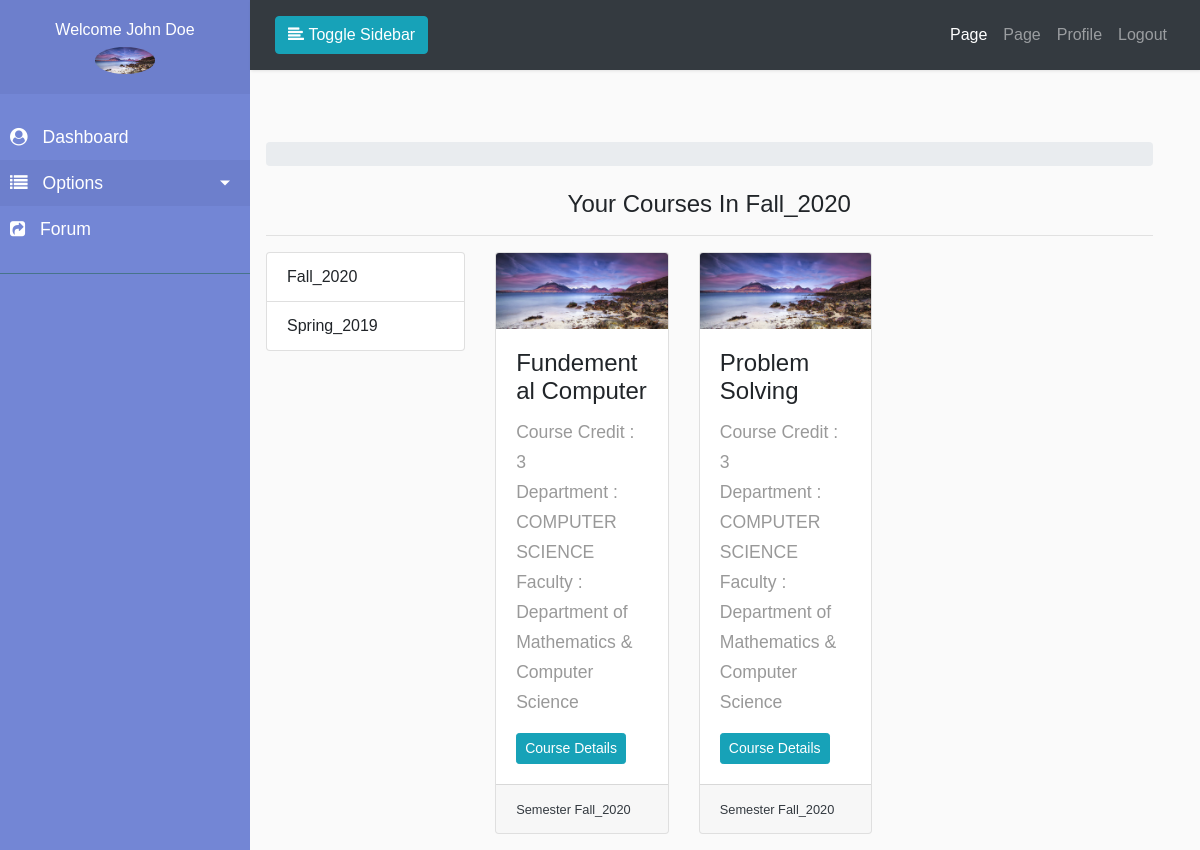
The page /course/teacher/courses/ (signed in) on the database its author committed.
### accounts/models.py (models this page shows, shortened)
class Profile(models.Model):
    USERTYPE_CHOICES = (
        ('0', 'Teacher'),
        ('1', 'Student'),
    )
    user = models.OneToOneField(
        User, on_delete=models.CASCADE, related_name='user_profile')
    profile_pic = models.ImageField(
        upload_to="profile/%Y/%m/%d/", default="profile/default.png")
    phone_number = models.CharField(max_length=15, default='01xxxxxxxxxx')
    address = models.CharField(default='Your Address', max_length=255)
    user_type = models.CharField(max_length=10, choices=USERTYPE_CHOICES)
    email_confirmed = models.BooleanField(default=False)
    active = models.BooleanField(default=False)

### session/models.py (models this page shows, shortened)
class Semester(models.Model):
	semester_name = models.CharField(max_length=50)
	semester_year = models.CharField(max_length=50)
	semester_full_name = models.CharField(max_length=150)
	active = models.BooleanField(default=False)

### course/models.py (models this page shows, shortened)
class AssignTeacher(models.Model):
    course = models.ForeignKey(
        Course, on_delete=models.CASCADE, related_name='course_teacher')
    teachers = models.ManyToManyField(Teacher, related_name='teacher_courses')

class Course(models.Model):
    semester = models.ForeignKey(
        Semester, on_delete=models.CASCADE, related_name='semester_courses')
    department = models.ForeignKey(
        Department, on_delete=models.CASCADE, related_name='department_courses')
    course_name = models.CharField(max_length=150)
    course_code = models.CharField(max_length=150)
    course_image = models.ImageField(upload_to="course/%Y/%m/%d/")
    course_credit = models.IntegerField()

### programs/models.py (models this page shows, shortened)
class Department(models.Model):
    faculty = models.ForeignKey(
        Faculty, on_delete=models.CASCADE, related_name='faculty_department', verbose_name='Department Name')
    department_name = models.CharField(
        max_length=150, verbose_name='Program Name')
    class Meta():
        verbose_name = "Program"
        verbose_name_plural = "Program"

class Faculty(models.Model):
    faculty_name = models.CharField(
        max_length=150, verbose_name='Department Name')
    class Meta():
        verbose_name = "Department"
        verbose_name_plural = "Department"

### course/views.py (the view)
# urls.py: path('teacher/courses/', views.TeacherCourses.as_view(), name="teacher_courses"),
class TeacherCourses(AictiveTeacherRequiredMixin, View):
    def get(self, request, *args, **kwargs):
        semester_id = kwargs.get('semester_id')
        if semester_id:
            semester_obj = get_object_or_404(Semester, id=semester_id)
        else:
            semester_obj = Semester.objects.filter(active=True).first()
        all_semester = Semester.objects.all().order_by('-active')
        teacher_obj = get_object_or_404(Teacher, teacher=request.user.id)
        teacher_courses = AssignTeacher.objects.filter(
            teachers=teacher_obj, course__semester=semester_obj)
        context = {
            'title': 'My Courses',
            'all_semester': all_semester,
            'semester_obj': semester_obj,
            'teacher_courses': teacher_courses
        }
        return render(request, 'accounts/teacher/teacher_courses.html', context)

### accounts/mixins.py (called while the page is built)
	def dispatch(self, request, *args, **kwargs):
		if request.user.is_authenticated and request.user.user_profile.active and request.user.user_profile.user_type=='0':
			return super().dispatch(request, *args, **kwargs)
		else:
			messages.error(request, ('Sorry You Are Not Teacher'))
			return redirect('accounts:login')

### pages/context_processor.py (called while the page is built)
def slider(request):
    all_slider = SliderImage.objects.all()
    return {'all_slider': all_slider}

### templates/accounts/teacher/teacher_courses.html (shortened to what this page needs)
{% extends "dash_base.html" %}
{% block sidebar %}
    {% include '../../partials/teacher/_sidebar.html' %}
{% endblock sidebar %}
{% block maincontent %}
	<div class="row">
		<div class="col-md-12">
			<h4 class="text-center">Your Courses In {{semester_obj.semester_full_name}}</h4>
			<hr>
			<div class="row">
				<div class="col-md-3">
					<ul class="list-group">
						{% for semester in all_semester %}
							<li class="list-group-item">
								<a href="{% url 'course:teacher_courses' semester.id %}">
									{{semester.semester_full_name}}
								</a>
							</li>
						{% endfor %}
					</ul>
				</div>
				<div class="col-md-8">
					<div class="row">
						{% for course in teacher_courses %}
				<div class="col-md-4">
					<div class="card">
						<img class="card-img-top" src="{{course.course.course_image.url}}">
						<div class="card-body">
							<h4 class="card-title">{{course.course.course_name}}</h4>
							<p class="card-text">
								Course Credit : {{course.course.course_credit}} <br>
								Department : {{course.course.department.department_name}} <br>
								Faculty : {{ course.course.department.faculty.faculty_name }}
							</p>
							<a href="{% url 'course:teacher_course_details' course_id=course.course.id semester_id=course.course.semester.id %}" class="card-link btn-sm btn btn-info">Course Details</a>
						</div>
						<div class="card-footer">
							<small class="text-dark">Semester {{course.course.semester.semester_full_name}}</small>
						</div>
					</div>
				</div>
				{% endfor %}
					</div>
				</div>
			</div>
		</div>
	</div>
{% endblock maincontent %}

### templates/partials/teacher/_sidebar.html (shortened to what this page needs)
{% load static %}
<nav id="sidebar">
            <div class="sidebar-header text-center">
                <h6>Welcome {{user.get_full_name}}</h6>
                <img src="{{user.user_profile.profile_pic.url}}" alt="" width="60px" class="rounded-circle text-center">
            </div>
            <ul class="list-unstyled components">
                 <li>
                    <a href="{% url 'accounts:dashboard' %}">
                        <i class="fa fa-user-circle"></i>
                        Dashboard
                    </a>
                </li>
                <li class="active">
                    <a href="#homeSubmenu" data-toggle="collapse" aria-expanded="false" class="dropdown-toggle">
                        <i class="fa fa-list"></i>
                        Options
                    </a>
                </li>
                <li>
                    <a href="{% url 'boards:home' %}">
                        <i class="fa fa-share-square"></i>
                        Forum
                    </a>
                </li>
            </ul>
            <ul class="list-unstyled CTAs">
            </ul>
        </nav>

### myproject/static/front/css/style.css (style rules this page uses)
body { font-family: 'Poppins', sans-serif; background: #fafafa; }
p { font-family: 'Poppins', sans-serif; font-size: 1.1em; font-weight: 300; line-height: 1.7em; color: #999; }
a, a:hover, a:focus { color: inherit; text-decoration: none; transition: all 0.3s; }
i, span { display: inline-block; }
#sidebar { min-width: 250px; max-width: 250px; background: #7386D5; color: #fff; transition: all 0.3s; }
#sidebar ul li a { text-align: left; }
#sidebar .sidebar-header { padding: 20px; background: #6d7fcc; }
#sidebar ul.components { padding: 20px 0; border-bottom: 1px solid #47748b; }
#sidebar ul li a { padding: 10px; font-size: 1.1em; display: block; }
#sidebar ul li a i { margin-right: 10px; }
#sidebar ul li.active>a, a[aria-expanded="true"] { color: #fff; background: #6d7fcc; }
a[data-toggle="collapse"] { position: relative; }
.dropdown-toggle::after { display: block; position: absolute; top: 50%; right: 20px; transform: translateY(-50%); }
ul.CTAs { padding: 20px; }

### rows shown on the page
Semester: semester_full_name "Fall_2020"
Semester: semester_full_name "Spring_2019"
AssignTeacher: course.course_image (picture), course.course_name "Fundemental Computer", course.course_credit "3", course.department.department_name "COMPUTER SCIENCE", course.department.faculty.faculty_name "Department of Mathematics & Computer Science", course.semester.semester_full_name "Fall_2020"
AssignTeacher: course.course_image (picture), course.course_name "Problem Solving", course.course_credit "3", course.department.department_name "COMPUTER SCIENCE", course.department.faculty.faculty_name "Department of Mathematics & Computer Science", course.semester.semester_full_name "Fall_2020"

### other values the page prints
{{ user.get_full_name }} "John Doe"
